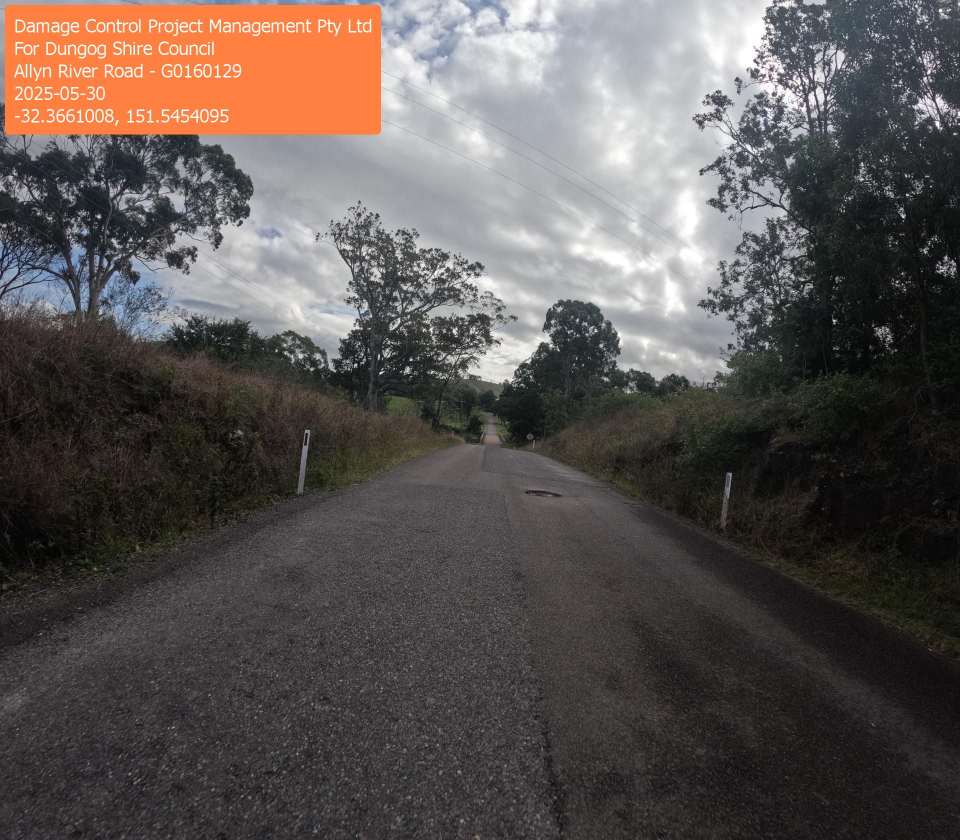
#> input picture Archived/Image_Processing/Images/Allyn River Road - G0160129.JPG, 1920 x 1680 px (shown at 1/2 size); its folder holds only this picture in this run
$ python -i stitcher.py   (imports and definitions only)
#> lines starting #> are read from the running program, lines starting #| are printed output that depends on the picture
import os
import cv2
import numpy as np
import math
from core_math import haversine_distance, calculate_bearing

# [5 lines left out: function M_to_H, not called in this run]

def create_photogrammetry_map(frames_data, pure_output_path, overlay_output_path, progress_callback=None):
    if not frames_data: return None

    valid_frames = [f for f in frames_data if os.path.exists(f['path'])]
    total_frames = len(valid_frames)
    if total_frames == 0: return None

    base_lat = valid_frames[0]['lat']
    base_lon = valid_frames[0]['lon']
    R = 6378137.0

    first_img = cv2.imread(valid_frames[0]['path'])
    bev_h, bev_w = first_img.shape[:2]
    cw, ch = bev_w / 2.0, bev_h / 2.0
    gsd = valid_frames[0]['w_m'] / bev_w

    sift = cv2.SIFT_create(nfeatures=2000)
    bf = cv2.BFMatcher()

    H_matrices = []
    H_curr = np.eye(3, dtype=np.float64)
    H_matrices.append((valid_frames[0]['path'], H_curr))

    prev_gray = cv2.cvtColor(first_img, cv2.COLOR_BGR2GRAY)
    prev_kp, prev_des = sift.detectAndCompute(prev_gray, None)

    # --- PHASE 1: Build the Pure Ribbon (Local Coordinates) ---
    for i in range(1, total_frames):
        fd_prev = valid_frames[i-1]
        fd_curr = valid_frames[i]
        img_path = fd_curr['path']
        img = cv2.imread(img_path)

        # 1. Telemetry Fallback Guess (Relative to previous frame)
        d_m = haversine_distance(fd_prev['lat'], fd_prev['lon'], fd_curr['lat'], fd_curr['lon'])
        brng = calculate_bearing(fd_prev['lat'], fd_prev['lon'], fd_curr['lat'], fd_curr['lon'])

        rel_bearing = brng - fd_prev['heading']
        dy_m = d_m * math.cos(math.radians(rel_bearing))  # Forward
        dx_m = d_m * math.sin(math.radians(rel_bearing))  # Right

        dy_px = -dy_m / gsd  # BEV Up is -Y
        dx_px = dx_m / gsd

        d_heading = fd_curr['heading'] - fd_prev['heading']
        M_tele = cv2.getRotationMatrix2D((cw, ch), -d_heading, 1.0)
        M_tele[0, 2] += dx_px
        M_tele[1, 2] += dy_px
        H_step = M_to_H(M_tele)

        # 2. SIFT Optical Alignment
        if img is not None:
            gray = cv2.cvtColor(img, cv2.COLOR_BGR2GRAY)
            kp, des = sift.detectAndCompute(gray, None)

            if prev_des is not None and des is not None:
                matches = bf.knnMatch(des, prev_des, k=2)
                good = [m for m, n in matches if m.distance < 0.75 * n.distance]

                if len(good) >= 10:
                    src_pts = np.float32([kp[m.queryIdx].pt for m in good]).reshape(-1, 1, 2)
                    dst_pts = np.float32([prev_kp[m.trainIdx].pt for m in good]).reshape(-1, 1, 2)

                    M_affine, _ = cv2.estimateAffinePartial2D(src_pts, dst_pts, method=cv2.RANSAC, ransacReprojThreshold=3.0)

                    if M_affine is not None:
                        # Strip out the hallucinatory SIFT Scale Factor (Lock to 1.0)
                        scale = math.hypot(M_affine[0, 0], M_affine[1, 0])
                        M_rigid = M_affine.copy()
                        M_rigid[0, 0] /= scale
                        M_rigid[0, 1] /= scale
                        M_rigid[1, 0] /= scale
                        M_rigid[1, 1] /= scale

                        H_sift = M_to_H(M_rigid)

                        # Clamping: Reject if SIFT tries to snap to an extreme physics-breaking drift
                        dist_drift = math.hypot(H_sift[0, 2] - H_step[0, 2], H_sift[1, 2] - H_step[1, 2])
                        angle_sift = math.degrees(math.atan2(H_sift[1, 0], H_sift[0, 0]))
                        angle_tele = math.degrees(math.atan2(H_step[1, 0], H_step[0, 0]))
                        angle_diff = abs(angle_sift - angle_tele) % 360
                        angle_diff = min(angle_diff, 360 - angle_diff)

                        if dist_drift < (bev_h * 0.5) and angle_diff < 5.0:
                            H_step = H_sift

            prev_kp, prev_des = kp, des

        H_curr = H_curr @ H_step
        H_matrices.append((img_path, H_curr))

        if progress_callback:
            progress_callback(int((i / total_frames) * 33), 100, f"Optically stitching frame {i} of {total_frames}...")

    # Rendering Core: Optimized with Local ROI Bounding Boxes
    # [77 lines left out: function render_canvas, not called in this run]

    # --- PHASE 2: Render Pure Ribbon ---
    pure_min_x, pure_min_y, pure_matrices, _, _ = render_canvas(
        H_matrices, pure_output_path, progress_range=(33, 65), step_name="Rendering Pure Ribbon"
    )

    # --- PHASE 3: Calculate Map Overlay Projection ---
    if progress_callback: progress_callback(66, 100, "Calculating Global Map Rotation...")

    # Anchor rotations based on absolute first and last frames
    c0 = pure_matrices[0][1] @ np.array([cw, ch, 1.0])
    cN = pure_matrices[-1][1] @ np.array([cw, ch, 1.0])
    dx_pure, dy_pure = cN[0] - c0[0], cN[1] - c0[1]

    lat_N, lon_N = valid_frames[-1]['lat'], valid_frames[-1]['lon']
    XN = math.radians(lon_N - base_lon) * R * math.cos(math.radians(base_lat))
    YN = -math.radians(lat_N - base_lat) * R

    if math.hypot(XN, YN) < 1.0 or total_frames < 2:
        theta = math.radians(valid_frames[0]['heading'])
    else:
        angle_map = math.atan2(YN, XN)
        angle_pure = math.atan2(dy_pure, dx_pure)
        theta = angle_map - angle_pure

    M_rot = cv2.getRotationMatrix2D((c0[0], c0[1]), math.degrees(theta), 1.0)
    H_global_align = M_to_H(M_rot)

    overlay_matrices = []
    for path, H_pure in pure_matrices:
        overlay_matrices.append((path, H_global_align @ H_pure))

    overlay_min_x, overlay_min_y, _, final_w, final_h = render_canvas(
        overlay_matrices, overlay_output_path, progress_range=(67, 100), step_name="Rendering Map Overlay"
    )

    # Convert Bounding Box to Geo-coordinates
    c0_overlay = H_global_align @ np.array([c0[0], c0[1], 1.0])
    pixel_dx_from_left = c0_overlay[0] - overlay_min_x
    pixel_dy_from_top = c0_overlay[1] - overlay_min_y

    offset_x_m = -pixel_dx_from_left * gsd
    offset_y_m = -pixel_dy_from_top * gsd

    nw_lat = base_lat + math.degrees(-offset_y_m / R)
    nw_lon = base_lon + math.degrees(offset_x_m / (R * math.cos(math.radians(base_lat))))

    se_lat = base_lat + math.degrees(-(offset_y_m + (final_h * gsd)) / R)
    se_lon = base_lon + math.degrees((offset_x_m + (final_w * gsd)) / (R * math.cos(math.radians(base_lat))))

    return [[se_lat, nw_lon], [nw_lat, se_lon]]

>>> import cv2
>>> picture = cv2.imread('../Archived/Image_Processing/Images/Allyn River Road - G0160129.JPG', cv2.IMREAD_GRAYSCALE)
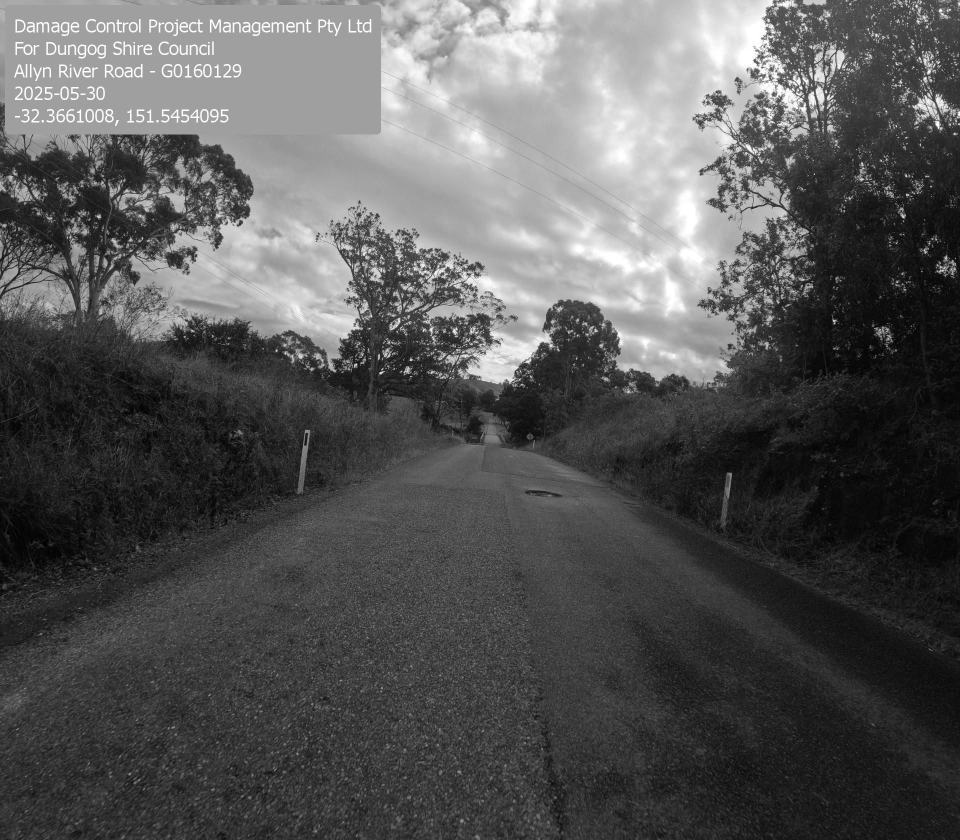
#> picture: shape (1680, 1920) (shown at 1/2 size); min 0, max 255, mean 87.3
>>> result = create_photogrammetry_map(picture, 'out.png', 'out1.png')
#> (the run stopped early here; a loop or call above may not have finished)

$ run again, on Archived/Image_Processing/Images/Allyn River Road - G0160395.JPG
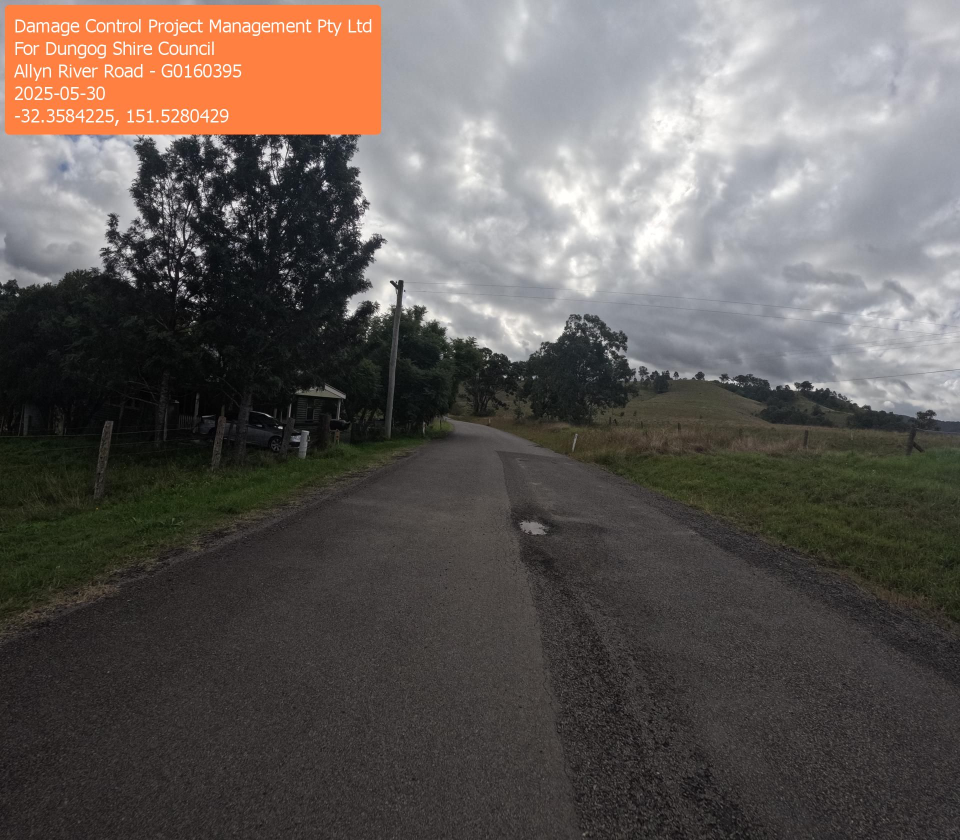
#> input picture Archived/Image_Processing/Images/Allyn River Road - G0160395.JPG, 1920 x 1680 px (shown at 1/2 size)
#> `picture = cv2.imread('../Archived/Image_Processing/Images/Allyn River ..`:
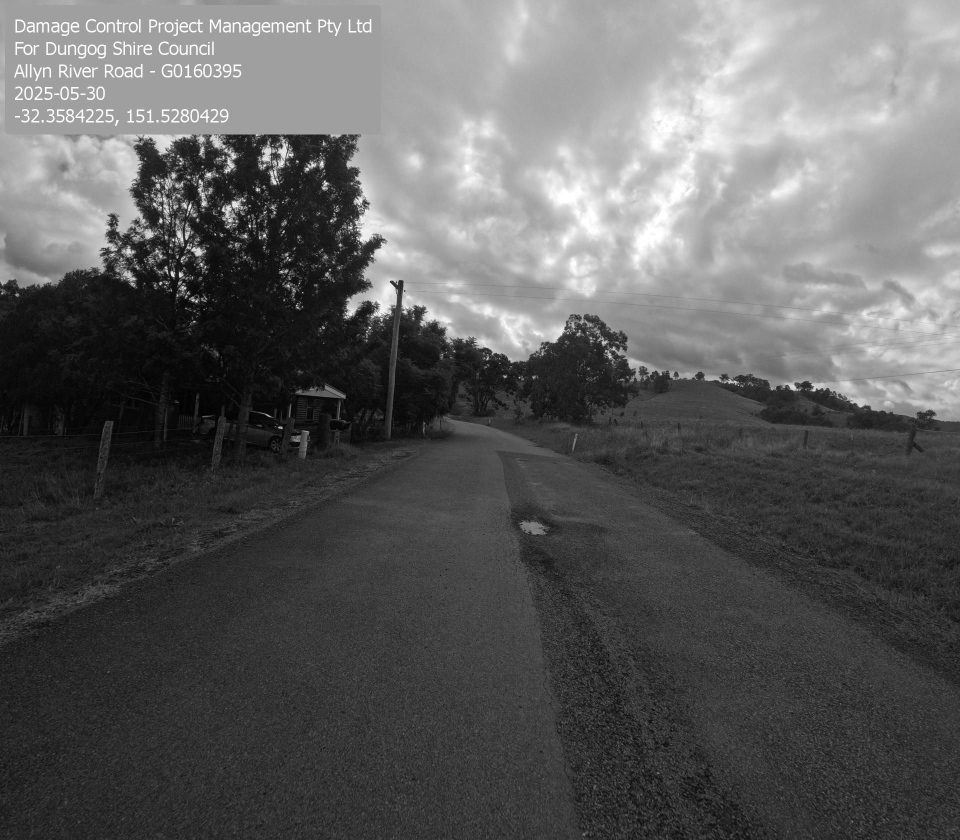
#> picture: shape (1680, 1920) (shown at 1/2 size); min 0, max 255, mean 94.2

$ run again, on Archived/Image_Processing/Images/Chichester Dam Road - G0052068.JPG
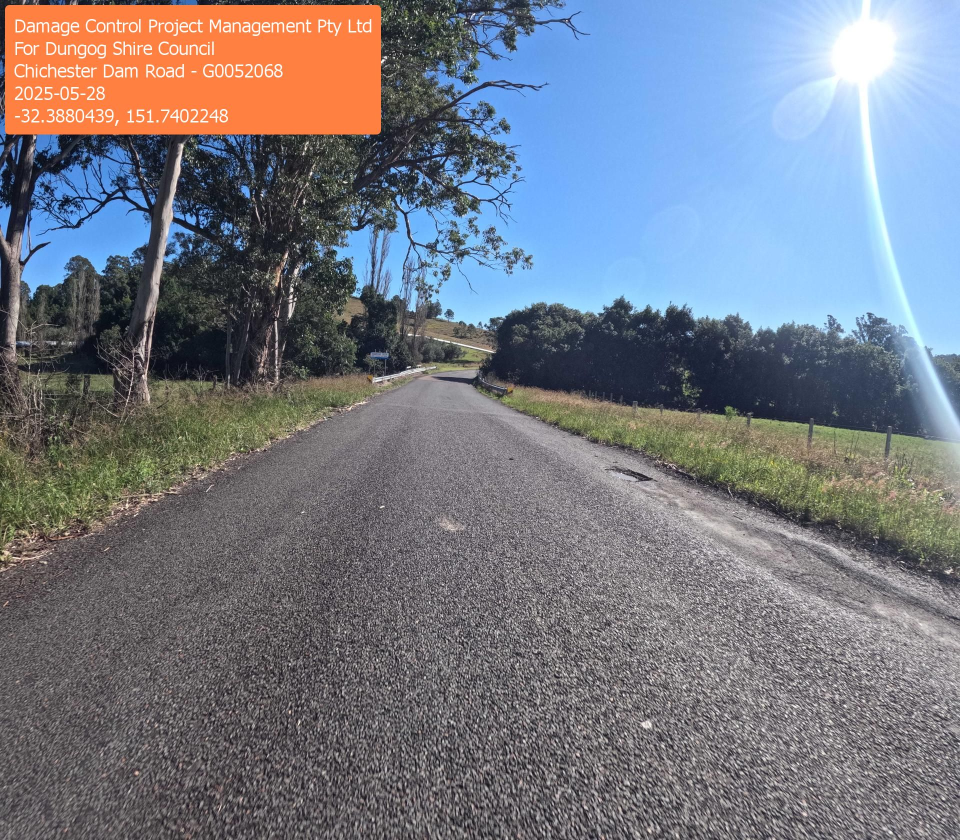
#> input picture Archived/Image_Processing/Images/Chichester Dam Road - G0052068.JPG, 1920 x 1680 px (shown at 1/2 size)
#> `picture = cv2.imread('../Archived/Image_Processing/Images/Allyn River ..`:
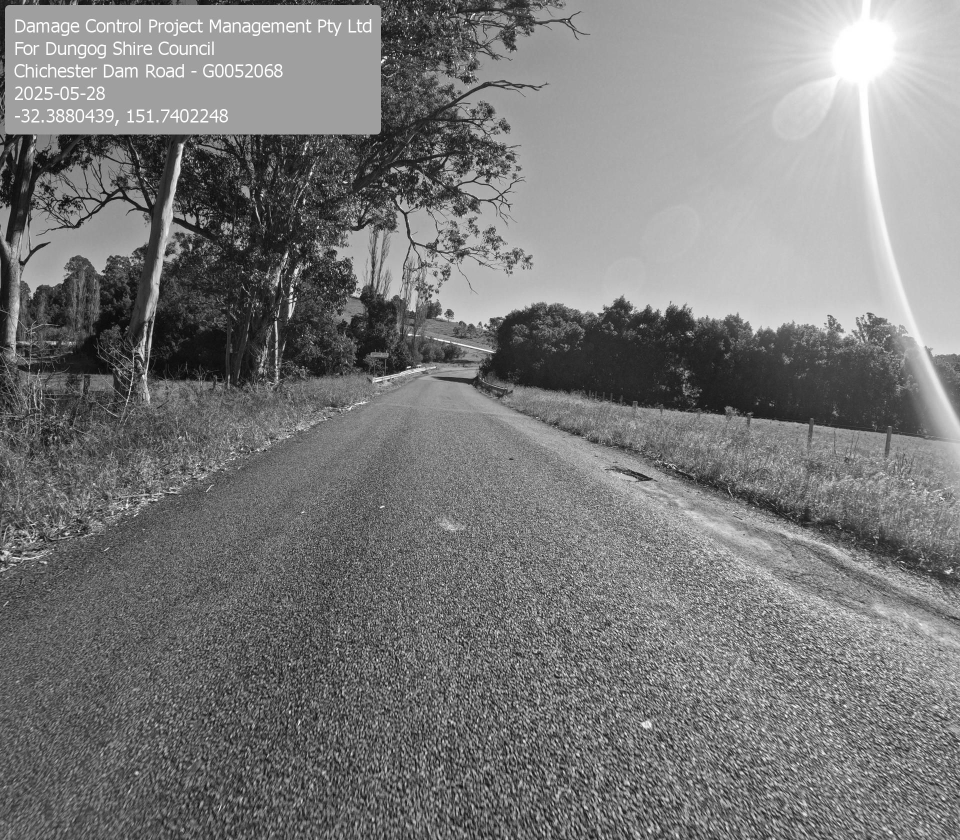
#> picture: shape (1680, 1920) (shown at 1/2 size); min 0, max 255, mean 122
